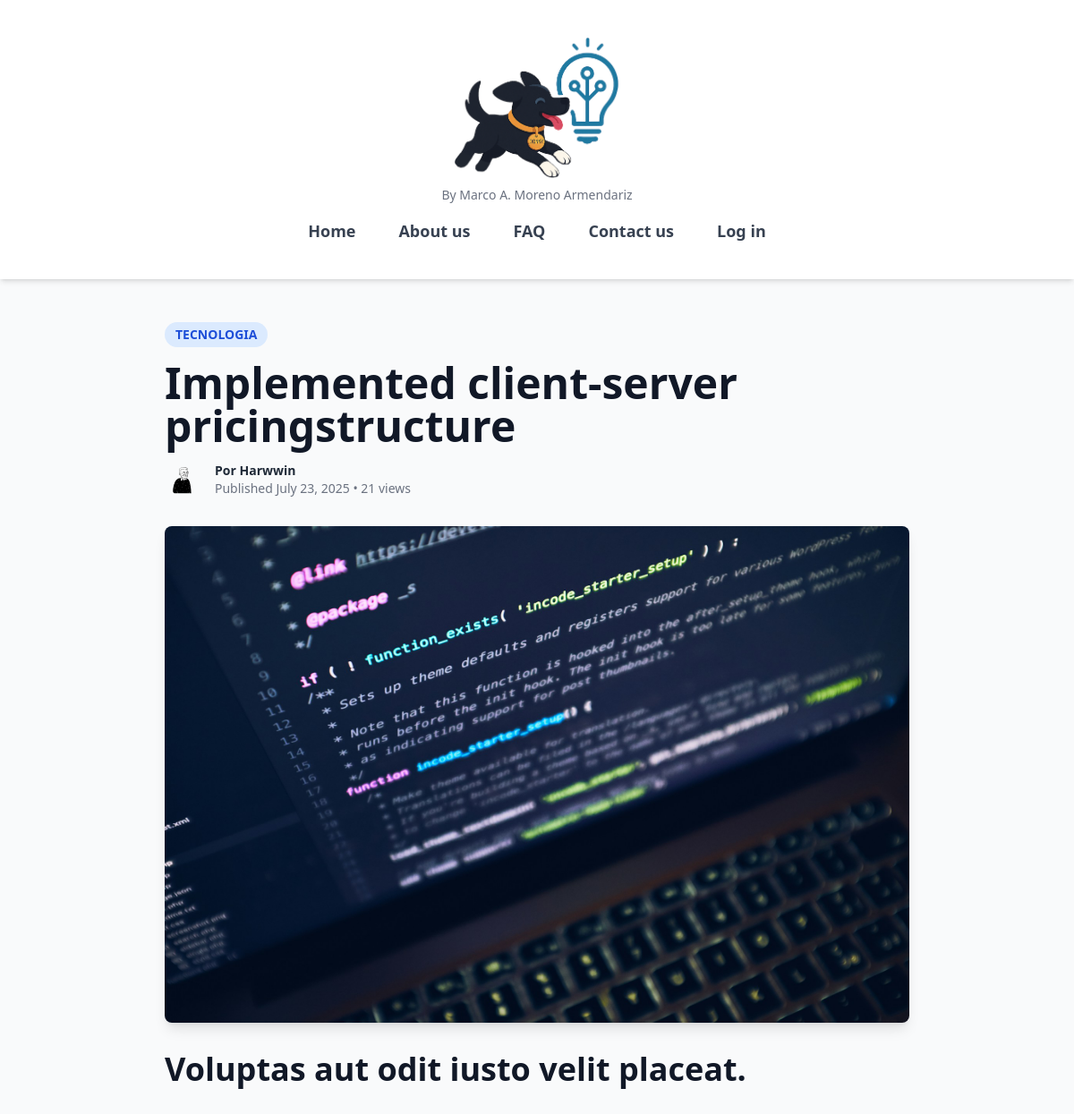
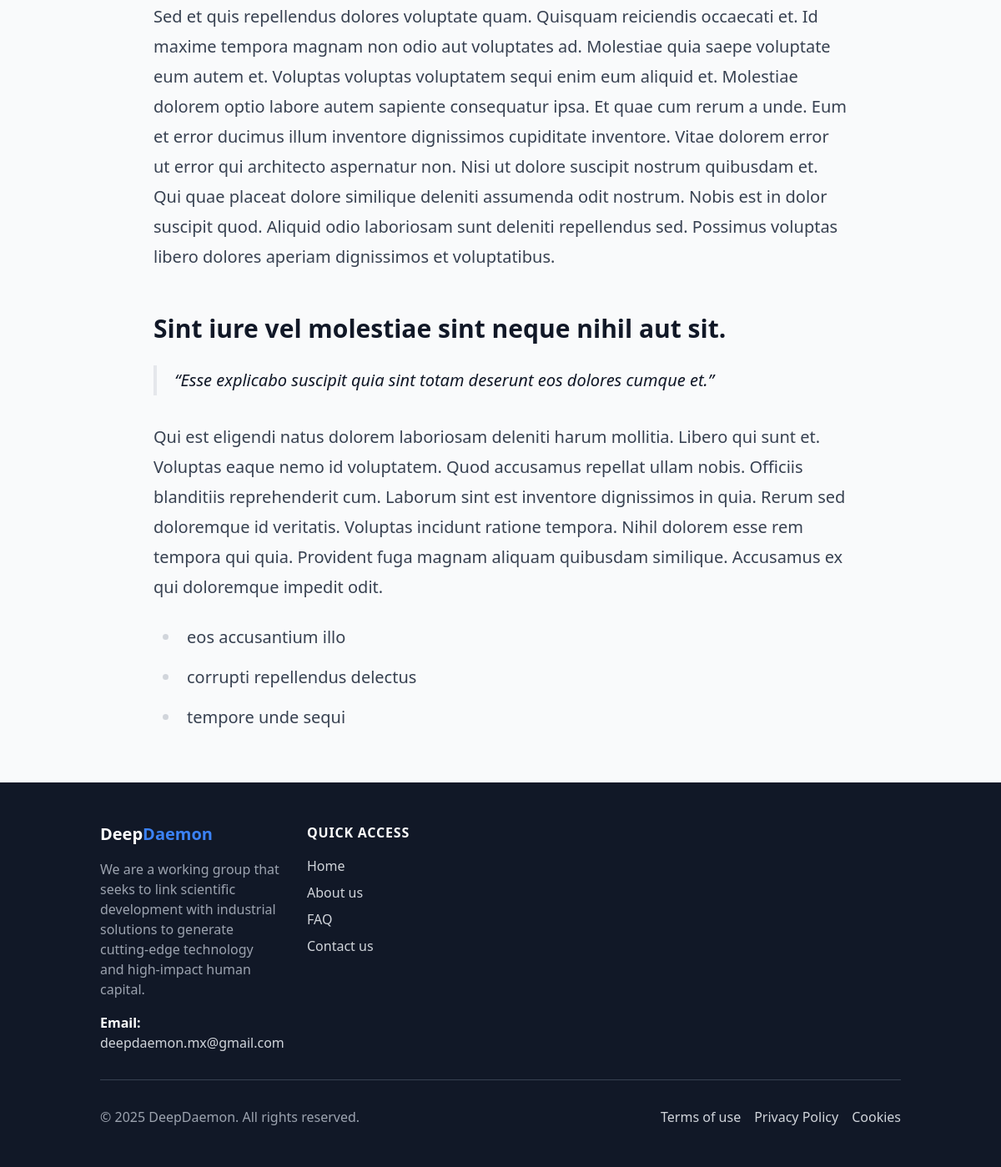
Page /blogging/single-post.php?id=31 on the committed database (2 pictures, top to bottom).
### tables this page shows
CREATE TABLE `articulos` (
  `id` int(11) NOT NULL,
  `titulo` varchar(255) NOT NULL,
  `contenido` longtext NOT NULL,
  `imagen_destacada` varchar(255) DEFAULT NULL,
  `categoria_id` int(10) UNSIGNED DEFAULT NULL,
  `visitas` int(11) DEFAULT 0,
  `fecha_publicacion` datetime DEFAULT current_timestamp(),
  `autor_id` int(11) DEFAULT NULL
);

CREATE TABLE `usuarios` (
  `id` int(11) NOT NULL,
  `nombre` varchar(100) NOT NULL,
  `correo` varchar(150) NOT NULL,
  `contrasena` varchar(255) NOT NULL,
  `rol` enum('admin','usuario') DEFAULT 'usuario',
  `avatar` varchar(255) DEFAULT NULL,
  `reset_token` varchar(255) DEFAULT NULL,
  `reset_token_expires_at` datetime DEFAULT NULL
);

### blogging/single-post.php (the view, shortened to what this page needs)
<?php
require_once '../homepage/_header.php';
require_once __DIR__ . '../../config/conexion.php';
$post_id = isset($_GET['id']) ? (int)$_GET['id'] : 0;
$post = null;
$sql_post = "SELECT a.*, u.nombre as autor_nombre, u.id as autor_id, IFNULL(c.nombre, 'No category') AS categoria_nombre, IFNULL(u.avatar, 'avatar10.svg') as user_avatar, IFNULL(c.slug, 'no-category') AS categoria_slug
             FROM articulos a
             JOIN usuarios u ON a.autor_id = u.id
             LEFT JOIN categorias c ON a.categoria_id = c.id
             WHERE a.id = ?";
if ($stmt_post = $conn->prepare($sql_post)) {
    $stmt_post->bind_param("i", $post_id);
    $stmt_post->execute();
    $result_post = $stmt_post->get_result();
    if ($result_post->num_rows === 1) {
        $post = $result_post->fetch_assoc();
    } else {
        echo "<div class='container mx-auto p-8 text-center'><h1 class='text-2xl font-bold text-red-600'>The post does not exist.</h1></div>";
        require_once '_footer.php';
        exit();
    }
}
function format_date($date_string) {
    $date = new DateTime($date_string);
    return $date->format('F j, Y');
}
?>
<div class="container mx-auto px-4 sm:px-6 lg:px-8 max-w-4xl py-12">
    <article>
        <header class="mb-8">
            <span class="inline-block py-1 px-3 rounded-full bg-primary-100 text-primary-700 text-sm font-semibold uppercase mb-4"><?php echo htmlspecialchars($post['categoria_nombre']); ?></span>
            <h1 class="text-4xl md:text-5xl font-extrabold text-gray-900 leading-tight mb-4"><?php echo htmlspecialchars($post['titulo']); ?></h1>
            <div class="flex items-center text-gray-500 text-sm">
                <?php $avatar_url = '/assets/img/avatars/' . $post['user_avatar']; ?>
                <img class="h-10 w-10 rounded-full mr-4" src="<?php echo $avatar_url; ?>" alt="Avatar de <?php echo htmlspecialchars($post['autor_nombre']); ?>">
                <div>
                    <p class="font-semibold text-gray-800">Por <?php echo htmlspecialchars($post['autor_nombre']); ?></p>
                    <p>Published <?php echo format_date($post['fecha_publicacion']); ?> • <?php echo number_format($post['visitas']); ?> views</p>
                </div>
            </div>
        </header>
        <?php if (!empty($post['imagen_destacada'])): ?>
            <figure class="mb-8">
                <img class="w-full h-auto rounded-lg shadow-lg" src="<?php echo BASE_URL . '/uploads/default-stock/' . htmlspecialchars($post['imagen_destacada']); ?>" alt="Imagen destacada para <?php echo htmlspecialchars($post['titulo']); ?>">
            </figure>
        <?php endif; ?>
        <div class="prose lg:prose-xl max-w-none">
            <?php echo $post['contenido'];  ?>
        </div>
    </article>
</div>
<?php
require_once '../homepage/_footer.php';
?>

### rows in the picture
articulos: titulo "Implemented client-server pricingstructure", autor.nombre "Harwwin", fecha_publicacion "July 23, 2025", visitas "21", imagen_destacada (picture), contenido "Voluptas aut odit iusto velit placeat. Sed et quis repellendus dolores voluptate quam. Quisquam reiciendis occaecati et. Id maxime tempora magnam non odio aut voluptates ad. Molestiae quia saepe voluptate eum autem et. Voluptas voluptas voluptatem sequi enim eum aliquid et. Molestiae dolorem optio labore autem sapiente consequatur ipsa. Et quae cum rerum a unde. Eum et error ducimus illum inventore dignissimos cupiditate inventore. Vitae dolorem error ut error qui architecto aspernatur non. Nisi ut dolore suscipit nostrum quibusdam et. Qui quae placeat dolore similique deleniti assumenda odit nostrum. Nobis est in dolor suscipit quod. Aliquid odio laboriosam sunt deleniti repellendus sed.…"

### other values in the picture
$post['categoria_nombre'] "TECNOLOGIA"
